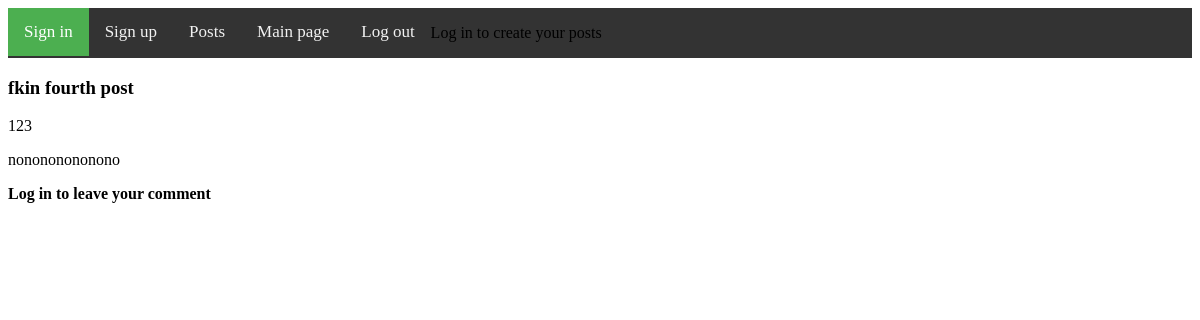
/post/1, run on an earlier commit of the app's database.
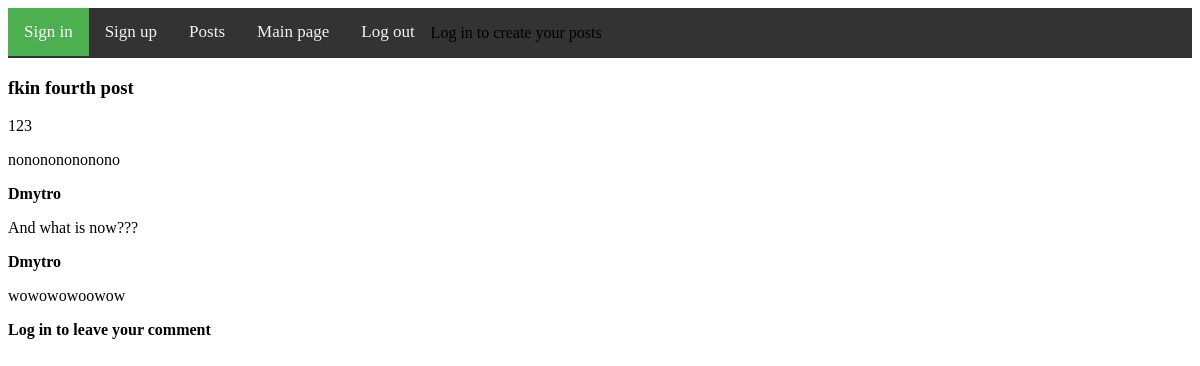
And on a later commit of the database.
### sweater/models.py (models this page shows, shortened)
class Post(db.Model):
    id = db.Column(db.Integer, primary_key=True, autoincrement=True)
    post_name = db.Column(db.String, unique=True)
    post_text = db.Column(db.Text)
    pub_date = db.Column(db.DateTime, nullable=False, default=datetime.utcnow)
    user_id = db.Column(db.Integer, db.ForeignKey('user.user_id'))
    def __repr__(self):
        return self.post_name

class User(db.Model, UserMixin):
    user_id = db.Column(db.Integer, primary_key=True, autoincrement=True)
    username = db.Column(db.String, unique=True)
    mail = db.Column(db.String, nullable=False)
    password = db.Column(db.String, nullable=False)
    posts = db.relationship('Post', backref=db.backref('author', lazy=True))
    def __repr__(self):
        return self.username

class Comment(db.Model):
    id = db.Column(db.Integer, primary_key=True, autoincrement=True)
    text = db.Column(db.Text)
    user_id = db.Column(db.Integer, db.ForeignKey('user.user_id'))
    post_id = db.Column(db.Integer, db.ForeignKey('post.id'))
    author = db.relationship('User', backref=db.backref('comments', lazy=True))
    post = db.relationship('Post', backref=db.backref('comments', lazy=True))

### sweater/routes.py (the view)
@app.route('/post/<int:post_id>', methods=['GET', 'POST'])
def post(post_id):
    form = CommentForm(request.form)
    if request.method == 'POST' and form.validate():
        comment = Comment(form.comment.data, flask_login.current_user.user_id, post_id)
        db.session.add(comment)
        db.session.commit()
        redirect(url_for('post', post_id=post_id))
    return render_template('post.html', post=Post.query.get(post_id), title=Post.query.get(post_id), form=form,
                           comments=Comment.query.filter_by(post_id=post_id))

### sweater/routes.py (called while the page is built)
@app.after_request
def redirect_to_signin(response):
    if response.status_code == 401:
        return redirect(url_for('login_page') + '?next=' + request.url)
    return response

### sweater/templates/post.html
{% extends 'base.html' %}
{% from '_formhelper.html' import render_field  %}
{% block content %}
    <h3>{{ post.post_name }}</h3>
    <p>{{ post.author }}</p>
    <p>{{ post.post_text }}</p>
    {% for comment in comments %}
    <p> <b>{{ comment.author.username }}</b></p>
    <p>{{ comment.text }}</p>
    {% endfor %}
    {% if current_user.is_authenticated %}
    <form method="post">
        <dl>
        {{ render_field(form.comment) }}
        </dl>
        <input type="submit" value="Comment!">
    </form>
    {% else %}
    <p><b>Log in to leave your comment</b></p>
    {% endif %}
{% endblock %}

### sweater/templates/base.html (shortened to what this page needs)
<!DOCTYPE html>
<html lang="en">
<head>
    <link rel="stylesheet" href="{{ url_for('static', filename='CSS/styles.css') }}">
</head>
<body>
 <div class="topnav">
  <a class="active" href="{{ url_for('login_page') }}">Sign in</a>
  <a href="{{ url_for('register') }}">Sign up</a>
  <a href="{{ url_for('posts') }}">Posts</a>
  <a href="{{ url_for('index') }}">Main page</a>
  <a href="{{ url_for('logout') }}">Log out</a>
  {% if current_user.username %}
  <a href="{{ url_for('create_post') }}">Create post</a>
  <p>You are {{ current_user.username }}</p>
  {% else %}
  <p>Log in to create your posts</p>
  {% endif %}
</div>
{% block content %}
{% endblock %}
</body>
</html>

### sweater/static/CSS/styles.css (style rules this page uses)
.topnav { background-color: #333; overflow: hidden; }
.topnav a { float: left; color: #f2f2f2; text-align: center; padding: 14px 16px; text-decoration: none; font-size: 17px; }
.topnav a.active { background-color: #4CAF50; color: white; }

What changed in the data, as far as the page shows it:
added Comment: author.username "Dmytro", text "And what is now???"
added Comment: author.username "Dmytro", text "wowowowoowow"
